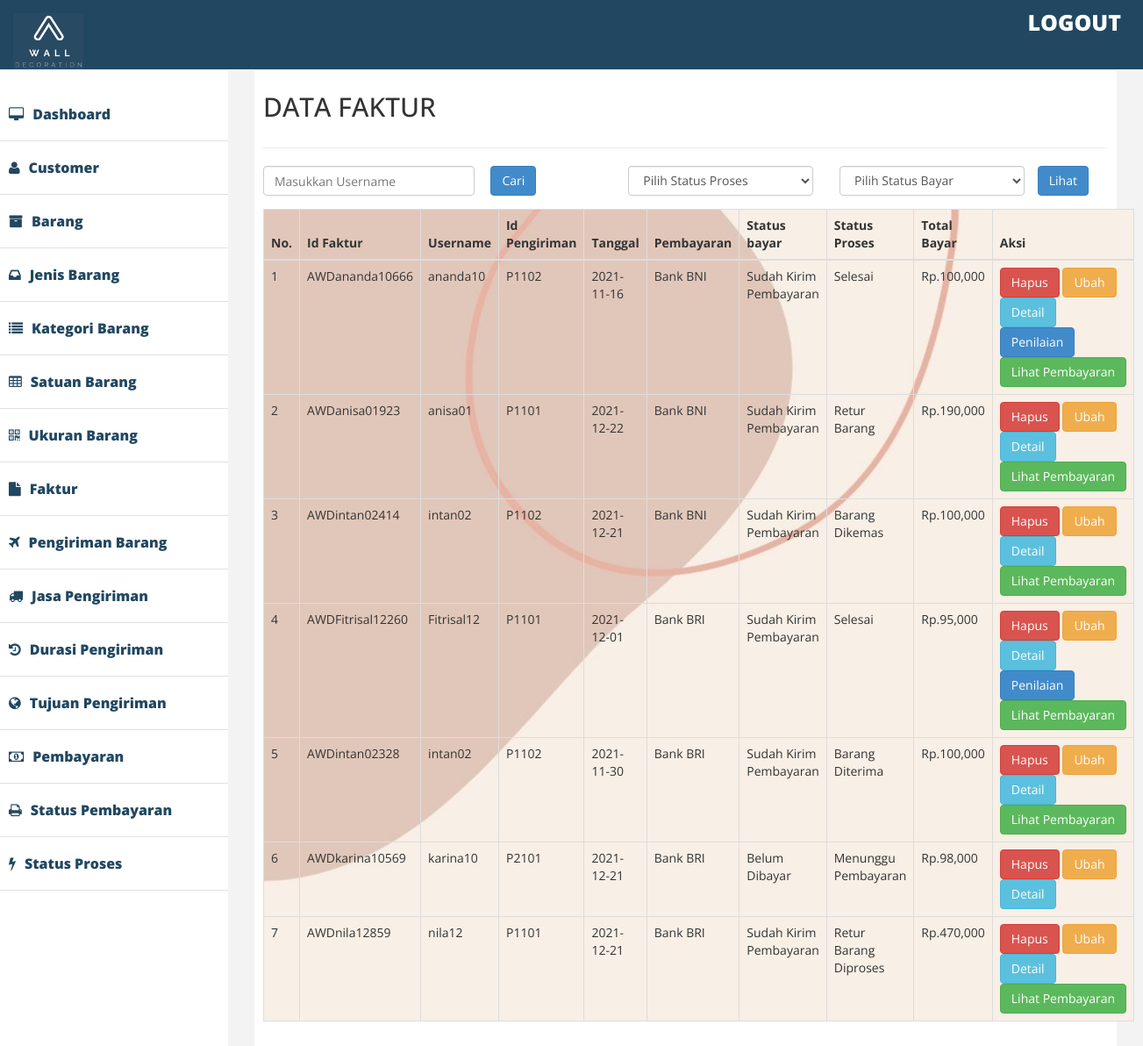
/admin/index2.php?halaman=faktur2, run on the app's committed database.
### tables this page shows
CREATE TABLE `faktur` (
  `id_faktur` varchar(20) NOT NULL,
  `tgl_beli` date NOT NULL,
  `total` int(11) NOT NULL,
  `username` varchar(11) NOT NULL,
  `id_pengiriman` varchar(11) NOT NULL,
  `id_bayar` varchar(11) NOT NULL,
  `id_statbayar` varchar(11) NOT NULL,
  `id_statproses` varchar(11) NOT NULL,
  `penilaian_produk` varchar(500) NOT NULL,
  `bintang` varchar(10) NOT NULL,
  `bukti_pembayaran` varchar(100) NOT NULL,
  `tanggal_pembayaran` varchar(20) NOT NULL,
  `no_resi` varchar(20) NOT NULL
);

CREATE TABLE `customer` (
  `username` varchar(11) NOT NULL,
  `pass` varchar(11) NOT NULL,
  `nama_customer` varchar(20) NOT NULL,
  `alamat` varchar(30) NOT NULL,
  `kota` varchar(20) NOT NULL,
  `no_hp` varchar(13) NOT NULL
);

CREATE TABLE `pembayaran` (
  `id_bayar` varchar(11) NOT NULL,
  `nama_bayar` varchar(20) NOT NULL,
  `ket_bayar` varchar(20) NOT NULL
);

CREATE TABLE `status_bayar` (
  `id_statbayar` varchar(11) NOT NULL,
  `ket_statbayar` varchar(30) NOT NULL
);

CREATE TABLE `status_proses` (
  `id_statproses` varchar(11) NOT NULL,
  `ket_statproses` varchar(30) NOT NULL
);

### admin/faktur2.php (the view, shortened to what this page needs)
<div class="row">
    <div class="col-lg-12">
        <h2>DATA FAKTUR</h2>
</div>
    </div>
<hr />
<form class="form-horizontal" role="search" method="post" action="index2.php?halaman=pencarianfaktur2">
		<div class="col-md-3">
		<div class="form-group">
				<input type="text" class="form-control" name="keyword" placeholder="Masukkan Username" autofocus autocomplete="off">
			</div>
		</div>
		<div class="col-md-2">
			<button class="btn btn-primary" name="cari">Cari</button>
		</div>
</form>
<form method="post" action="index.php?halaman=searchfaktur">
	<div >
		<div class="col-md-3">
			<div class="form-group">
				<select class="form-control" name="status">
					<option value=" " >Pilih Status Proses</option>
				</select>
			</div>
			</div>
			<div class="col-md-3">
				<select class="form-control" name="statuss">
					<option value=" " >Pilih Status Bayar</option>
				</select>
			</div>
			<button class="btn btn-primary" name="lihat">Lihat</button>
</form>
<table class="table table-bordered" background="img.jpg">
	<thead>
		<tr>
			<th> No. </th>
			<th> Id Faktur </th>
			<th> Username </th>
			<th> Id Pengiriman </th>
			<th> Tanggal </th>
			<th> Pembayaran </th>
			<th> Status bayar </th>
			<th> Status Proses </th>
			<th> Total Bayar </th>
			<th> Aksi </th>
		</tr>
	</thead>
	<tbody>
		<?php $nomor=1;?>
		<?php $ambil=$koneksi->query("SELECT*FROM faktur JOIN customer ON faktur.username=customer.username
		JOIN pembayaran ON faktur.id_bayar=pembayaran.id_bayar JOIN status_bayar ON faktur.id_statbayar=status_bayar.id_statbayar
		JOIN status_proses ON faktur.id_statproses=status_proses.id_statproses");?>
		<?php while($pecah=$ambil->fetch_assoc()){?>
		<tr>
			<td><?php echo $nomor; ?></td>
			<td> <?php echo $pecah['id_faktur']; ?></td>
			<td> <?php echo $pecah['username']; ?> </td>
			<td> <?php echo $pecah['id_pengiriman']; ?></td>
			<td><?php echo $pecah['tgl_beli']; ?></td>
			<td><?php echo $pecah['nama_bayar']; ?></td>
			<td><?php echo $pecah['ket_statbayar']; ?></td>
			<td><?php echo $pecah['ket_statproses']; ?></td>
			<td> Rp.<?php echo number_format($pecah['total']); ?></td>
			<td>
				<a href="index2.php?halaman=hapusfaktur2&id=<?php echo $pecah['id_faktur'];?>" class="btn-danger btn" >Hapus</a>
				<a href="index2.php?halaman=ubahfaktur2&id=<?php echo $pecah['id_faktur'];?>" class="btn btn-warning"> Ubah </a>
				<a href="index2.php?halaman=detail2&id=<?php echo $pecah['id_faktur']?>" class="btn btn-info" >Detail</a>
				<?php if($pecah['ket_statproses']=="Selesai"  ):?>
				<a href="index2.php?halaman=penilaian2&id=<?php echo $pecah['id_faktur']?>" class="btn btn-primary" >Penilaian</a>
				<?php endif?>
				<?php if($pecah['ket_statbayar']!=="Belum Dibayar"):?>
				<a href="index2.php?halaman=bayar2&id=<?php echo $pecah['id_faktur']?>
				" class="btn btn-success"> Lihat Pembayaran</a>
				<?php endif?>
			</td>
		</tr>
		<?php $nomor++; ?>
		<?php } ?>
	</tbody>
</table>

### admin/assets/css/custom.css (style rules this page uses)
body { font-family: 'Open Sans', sans-serif; line-height:30px; }

### data on the page
faktur: id_faktur "AWDananda10666", username.username "ananda10", id_pengiriman "P1102", tgl_beli "2021-11-16", id_bayar.nama_bayar "Bank BNI", id_statbayar.ket_statbayar "Sudah Kirim Pembayaran", id_statproses.ket_statproses "Selesai", total "100,000"
faktur: id_faktur "AWDanisa01923", username.username "anisa01", id_pengiriman "P1101", tgl_beli "2021-12-22", id_bayar.nama_bayar "Bank BNI", id_statbayar.ket_statbayar "Sudah Kirim Pembayaran", id_statproses.ket_statproses "Retur Barang", total "190,000"
faktur: id_faktur "AWDintan02414", username.username "intan02", id_pengiriman "P1102", tgl_beli "2021-12-21", id_bayar.nama_bayar "Bank BNI", id_statbayar.ket_statbayar "Sudah Kirim Pembayaran", id_statproses.ket_statproses "Barang Dikemas", total "100,000"
faktur: id_faktur "AWDFitrisal12260", username.username "Fitrisal12", id_pengiriman "P1101", tgl_beli "2021-12-01", id_bayar.nama_bayar "Bank BRI", id_statbayar.ket_statbayar "Sudah Kirim Pembayaran", id_statproses.ket_statproses "Selesai", total "95,000"
faktur: id_faktur "AWDintan02328", username.username "intan02", id_pengiriman "P1102", tgl_beli "2021-11-30", id_bayar.nama_bayar "Bank BRI", id_statbayar.ket_statbayar "Sudah Kirim Pembayaran", id_statproses.ket_statproses "Barang Diterima", total "100,000"
faktur: id_faktur "AWDkarina10569", username.username "karina10", id_pengiriman "P2101", tgl_beli "2021-12-21", id_bayar.nama_bayar "Bank BRI", id_statbayar.ket_statbayar "Belum Dibayar", id_statproses.ket_statproses "Menunggu Pembayaran", total "98,000"
faktur: id_faktur "AWDnila12859", username.username "nila12", id_pengiriman "P1101", tgl_beli "2021-12-21", id_bayar.nama_bayar "Bank BRI", id_statbayar.ket_statbayar "Sudah Kirim Pembayaran", id_statproses.ket_statproses "Retur Barang Diproses", total "470,000"
